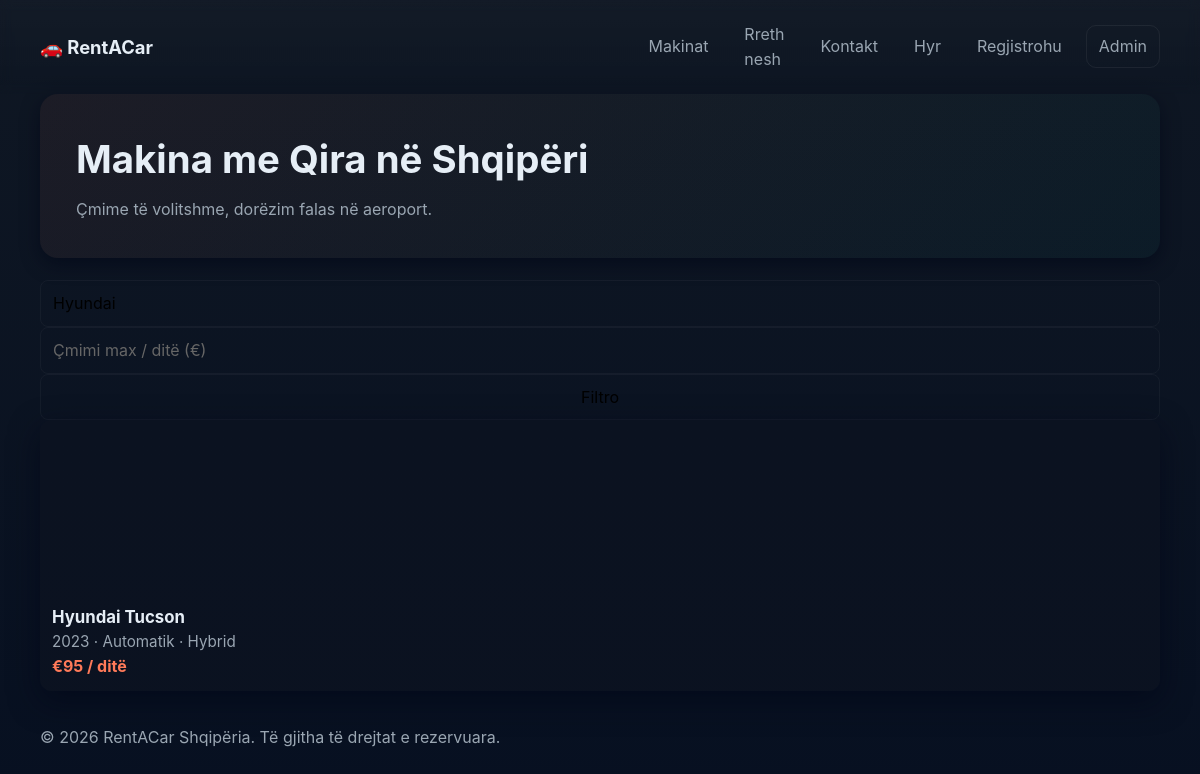
Screenshot of /index.php?brand=Hyundai with the database file from the repository.
### tables this page shows
CREATE TABLE cars (
    id INT AUTO_INCREMENT PRIMARY KEY,
    brand VARCHAR(80) NOT NULL,
    model VARCHAR(80) NOT NULL,
    year INT NOT NULL,
    transmission ENUM('Manual','Automatik') NOT NULL DEFAULT 'Manual',
    fuel ENUM('Benzine','Naft','Hybrid','Elektrik') NOT NULL DEFAULT 'Benzine',
    seats INT NOT NULL DEFAULT 5,
    price_per_day DECIMAL(8,2) NOT NULL,
    image VARCHAR(255) DEFAULT NULL,
    description TEXT,
    available TINYINT(1) NOT NULL DEFAULT 1,
    created_at TIMESTAMP DEFAULT CURRENT_TIMESTAMP
);

### index.php (the view, shortened to what this page needs)
<?php
require __DIR__.'/db.php';
$brand = trim($_GET['brand'] ?? '');
$maxPrice = $_GET['max_price'] ?? '';
$sql = "SELECT * FROM cars WHERE available=1";
$params = [];
if ($brand !== '') { $sql .= " AND brand LIKE ?"; $params[] = "%$brand%"; }
$sql .= " ORDER BY created_at DESC";
$stmt = $pdo->prepare($sql);
$stmt->execute($params);
$cars = $stmt->fetchAll();
include __DIR__.'/header.php';
?>
<section class="hero">
  <h1>Makina me Qira në Shqipëri</h1>
  <p>Çmime të volitshme, dorëzim falas në aeroport.</p>
</section>
<form class="filters" method="get">
  <input type="text" name="brand" placeholder="Marka (BMW, Audi...)" value="<?= htmlspecialchars($brand) ?>">
  <input type="number" name="max_price" placeholder="Çmimi max / ditë (€)" value="<?= htmlspecialchars($maxPrice) ?>">
  <button class="btn" type="submit">Filtro</button>
</form>
<?php if (empty($cars)): ?>
  <p>Asnjë makinë nuk u gjet.</p>
<?php else: ?>
<div class="cars-grid">
  <?php foreach ($cars as $c): ?>
    <a class="car-card" href="car.php?id=<?= $c['id'] ?>" style="text-decoration:none;color:inherit">
      <div class="img" <?php if($c['image']): ?>
        <?php if (preg_match('#^https?://#i', $c['image'])): ?>
          style="background-image:url('<?= htmlspecialchars($c['image']) ?>')"
        <?php else: ?>
          style="background-image:url('uploads/<?= htmlspecialchars($c['image']) ?>')"
        <?php endif; ?>
      <?php endif; ?>></div>
      <div class="body">
        <h3><?= htmlspecialchars($c['brand'].' '.$c['model']) ?></h3>
        <div class="meta"><?= $c['year'] ?> · <?= htmlspecialchars($c['transmission']) ?> · <?= htmlspecialchars($c['fuel']) ?></div>
        <div class="price">€<?= number_format($c['price_per_day'],0) ?><span> / ditë</span></div>
      </div>
    </a>
  <?php endforeach; ?>
</div>
<?php endif; ?>
<?php include __DIR__.'/footer.php'; ?>

### assets/css/style.css (style rules this page uses)
:root { --bg: #0f1723; --card: #0b1220; --muted: #9aa6b2; --text: #e6eef6; --accent: #ff7a59; --accent-2: #00c2a8; --glass: rgba(255,255,255,0.03); --radius: 14px; --radius-sm: 8px; --shadow-sm: 0 6px 18px rgba(2,6,23,0.6); font-family: Inter, ui-sans-serif, system-ui, -apple-system, "Segoe UI", Roboto, "Helvetica Neue", Arial; font-size:16px;line-height:1.55;color-scheme:dark; }
*,*::before,*::after { box-sizing:border-box }
html,body { height:100%;margin:0 }
body { background:linear-gradient(180deg,var(--bg),#071021);color:var(--text);-webkit-font-smoothing:antialiased }
a { color:var(--accent);text-decoration:none }
button,input,select,textarea { font:inherit }
.hero { background:linear-gradient(135deg,rgba(255,122,89,0.06),rgba(0,194,168,0.04));padding:36px;border-radius:18px;margin-bottom:22px;box-shadow:var(--shadow-sm) }
.hero h1 { font-size:clamp(1.8rem,3.2vw,2.6rem);margin:0 0 8px }
.hero p { color:var(--muted);margin:0 }
.cars-grid { display:grid;grid-template-columns:repeat(auto-fit,minmax(220px,1fr));gap:18px }
.car-card { background:linear-gradient(180deg,var(--card),rgba(11,18,32,0.88));border-radius:12px;padding:12px;box-shadow:0 10px 30px rgba(2,6,23,0.6);display:flex;flex-direction:column;gap:12px;transition:transform .16s }
.car-card .img { height:160px;border-radius:10px;overflow:hidden;background-size:cover;background-position:center }
.car-card h3 { margin:0;color:var(--text);font-size:1.05rem }
.car-card .meta { color:var(--muted);font-size:.95rem }
.car-card .price { color:var(--accent);font-weight:700 }
input,select,textarea,button { width:100%; padding:10px 12px; border-radius:8px; border:1px solid rgba(255,255,255,0.04); background:transparent; color:#000; }
input::placeholder, textarea::placeholder { color: #666; }

### rows the page displays
cars: brand+model "Hyundai Tucson", year "2023", transmission "Automatik", fuel "Hybrid", price_per_day "95"
